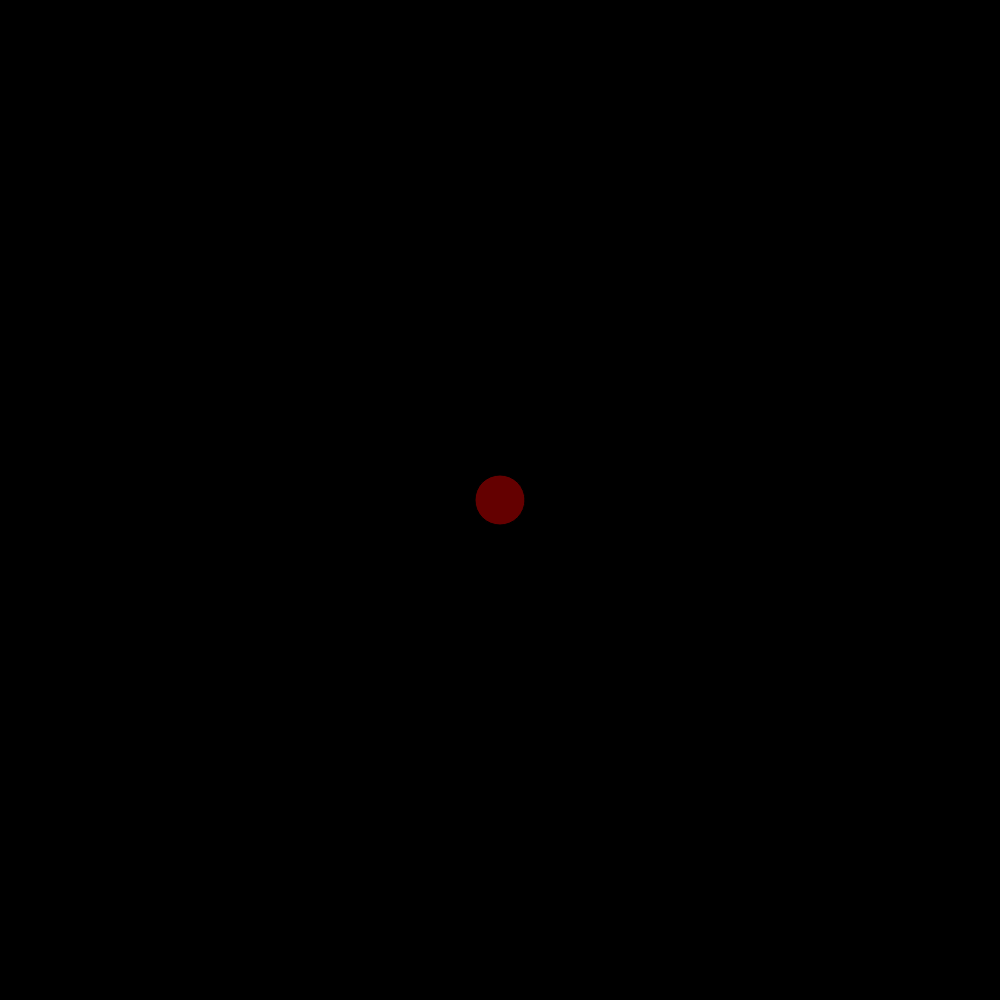
Frame 1 (no input)
Frame 60 (no input): identical to frame 1, image omitted
Frame 120 (the mouse pressed at the canvas centre since frame 60): identical to frame 1, image omitted

The p5.js sketch that drew this single still picture (run headless with seeded random() and noise() and a simulated clock; from frame 60 on, the mouse is pressed at the canvas centre):

// p5.js sketch
// ── sketch.js
var circleX;
var circleY;
var targetX;
var targetY;

function setup() {
  createCanvas(1000, 1000);

  circleX = width/2;
  circleY = height/2;
  targetX = circleX;
  targetY = circleY;
}

function draw() {

  background(0);
  var circleSize = 50;
  fill(100, 0, 0);

  if (mouseIsPressed) {
    targetX = mouseX;
    targetY = mouseY;
  }

  var xDiff = targetX - circleX;
  var yDiff = targetY - circleY;
  var speed = 1.3;

  circleX = circleX + xDiff * speed;
  circleY = circleY + yDiff * speed;

  ellipse (circleX, circleY, circleSize, circleSize)
}
